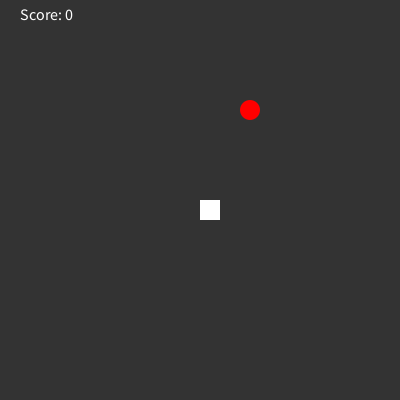
Frame 1 (no input)
Frame 60 (the mouse pressed at the canvas centre just before this capture): identical to frame 1, image omitted
Frame 120 (the mouse held since frame 60 and released just before this capture): identical to frame 1, image omitted

The Processing sketch that drew this single still picture (run headless with seeded random() and noise(); from frame 60 on, the mouse is pressed at the canvas centre):

// Processing sketch: snake
// ── snake.pde
// 定义全局变量
int gridSize = 20;   // 网格大小
int cols, rows;      // 列数和行数
Snake snake;         // 贪吃蛇对象
Food food;           // 食物对象
int score = 0;       // 分数
float speed = 0.1;

void setup() {
  size(400, 400);
  frameRate(60);

  // 计算列数和行数
  cols = width / gridSize;
  rows = height / gridSize;

  // 初始化贪吃蛇和食物对象
  snake = new Snake();
  food = new Food();
}

void draw() {
  background(51);

  // 贪吃蛇移动、碰撞检测、吃食物
  snake.move();
  snake.checkCollision();
  snake.checkEat(food);

  // 显示贪吃蛇和食物
  snake.display();
  food.display();

  // 显示分数
  fill(255);
  textSize(16);
  text("Score: " + score, 20, 20);
  
  speed = 0.1*map(frameCount,0,9000,1,10);
}

void keyPressed() {
  // 根据按键设置贪吃蛇的移动方向
  if (keyCode == UP && snake.direction.y != speed) {
    snake.setDirection(0, -speed);
  } else if (keyCode == DOWN && snake.direction.y != -speed) {
    snake.setDirection(0, speed);
  } else if (keyCode == LEFT && snake.direction.x != speed) {
    snake.setDirection(-speed, 0);
  } else if (keyCode == RIGHT && snake.direction.x != -speed) {
    snake.setDirection(speed, 0);
  }
}

// ── Class_Food.pde
class Food {
  PVector position;  // 食物的位置

  Food() {
    // 初始化食物
    spawn();
  }

  void spawn() {
    // 随机生成食物的位置，确保不在蛇的身体上
    do {
      int x = int(random(cols));
      int y = int(random(rows));
      position = new PVector(x, y);
    } while (snake.body.contains(position));
  }

  void display() {
    // 显示食物
    fill(255, 0, 0);
    noStroke();
    ellipse(position.x * gridSize + gridSize / 2, position.y * gridSize + gridSize / 2, gridSize, gridSize);
  }
}

void gameOver() {
  // 游戏结束，显示分数并停止循环
  println("Game Over! Score: " + score);
  noLoop();
}

// ── Class_Snake.pde
class Snake {
  ArrayList<PVector> body;  // 蛇身体的坐标列表
  PVector direction;        // 蛇的移动方向
  int count=0;
  PVector head=new PVector(0,0);

  Snake() {
    // 初始化蛇，起始位置在屏幕中央，初始方向向右
    body = new ArrayList<PVector>();
    body.add(new PVector(cols / 2, rows / 2));
    direction = new PVector(0, 0);
  }

  void setDirection(float x, float y) {
    // 设置蛇的移动方向
    direction.set(x, y);
  }

  void move() {
    // 移动蛇
    head = body.get(0).copy();
    head.add(direction);
    body.add(0, head);
    println(head);
    println(count);
    // 如果没有吃到食物，则删除蛇尾
    if (!ateFood()&&count==0) {
      body.remove(body.size() - 1);
    }else {
      count++;
    }
    if(count>=speed*200) {
      count=0;
    }
  }

  void checkCollision() {
    // 检查碰撞，是否撞墙或撞到自己的身体
    //PVector head = body.get(0);
    if (head.x < 0 || head.x >= cols || head.y < 0 || head.y >= rows ) {
      gameOver();
    }
  }

  void checkEat(Food food) {
    // 检查是否吃到食物，吃到则增加分数
    //PVector head = body.get(0);
    if (head.dist(food.position) < 1) {
      food.spawn();
      score++;
    }
  }

  boolean ateFood() {
    // 检查是否吃到食物
    //PVector head = body.get(0);
    return head.dist(food.position) < 1;
  }

  boolean collisionWithBody() {
    // 检查是否与自己的身体相撞
    //PVector head = body.get(0);
    for (int i = 1; i < body.size(); i++) {
      PVector part = body.get(i);
      if (head.dist(part) == 0) {
        println(123);
        return true;
      }
    }
    return false;
  }

  void display() {
    // 显示蛇的身体
    fill(255);
    noStroke();
    for (PVector part : body) {
      rect(part.x * gridSize, part.y * gridSize, gridSize, gridSize);
    }
  }
}
